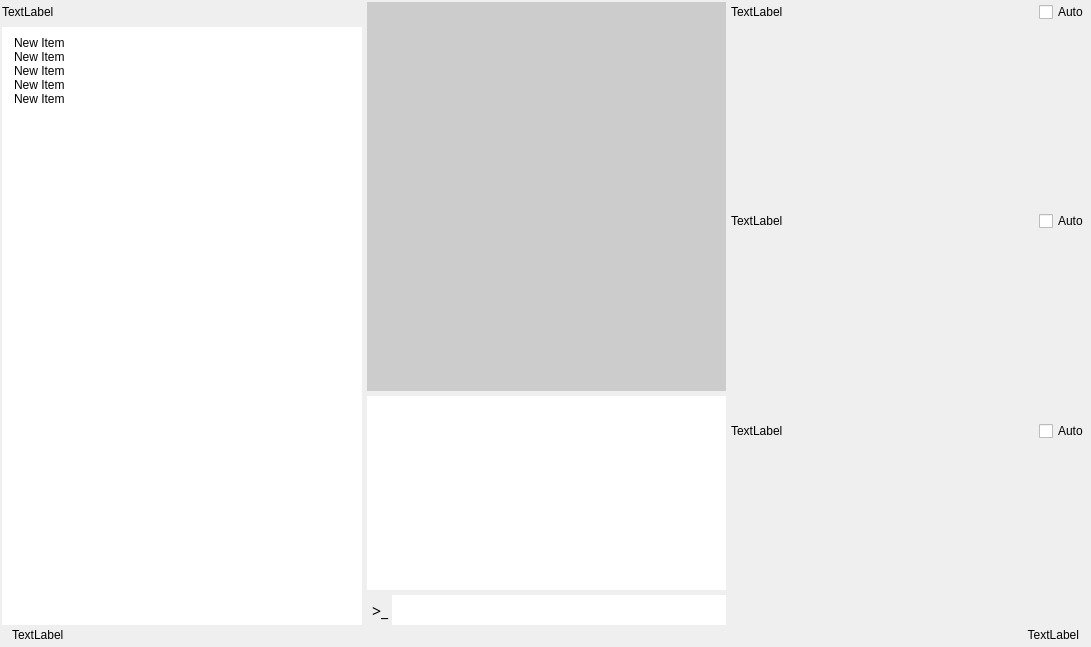
<?xml version="1.0" encoding="UTF-8"?>
<ui version="4.0">
 <class>MainWindow</class>
 <widget class="QMainWindow" name="MainWindow">
  <property name="geometry">
   <rect>
    <x>0</x>
    <y>0</y>
    <width>1091</width>
    <height>647</height>
   </rect>
  </property>
  <property name="windowTitle">
   <string>MainWindow</string>
  </property>
  <property name="styleSheet">
   <string notr="true"/>
  </property>
  <property name="animated">
   <bool>true</bool>
  </property>
  <widget class="QWidget" name="centralwidget">
   <layout class="QGridLayout" name="gridLayout">
    <property name="leftMargin">
     <number>2</number>
    </property>
    <property name="topMargin">
     <number>2</number>
    </property>
    <property name="rightMargin">
     <number>2</number>
    </property>
    <property name="bottomMargin">
     <number>2</number>
    </property>
    <property name="spacing">
     <number>0</number>
    </property>
    <item row="0" column="1">
     <layout class="QHBoxLayout" name="horizontalLayout_2" stretch="1,2,2">
      <property name="spacing">
       <number>5</number>
      </property>
      <item>
       <layout class="QVBoxLayout" name="verticalLayout">
        <property name="spacing">
         <number>5</number>
        </property>
        <property name="sizeConstraint">
         <enum>QLayout::SetMaximumSize</enum>
        </property>
        <item>
         <widget class="QLabel" name="gl_label">
          <property name="maximumSize">
           <size>
            <width>16777215</width>
            <height>20</height>
           </size>
          </property>
          <property name="text">
           <string>TextLabel</string>
          </property>
         </widget>
        </item>
        <item>
         <layout class="QGridLayout" name="gl_gridLayout"/>
        </item>
        <item>
         <widget class="QWidget" name="widget_2" native="true">
          <property name="minimumSize">
           <size>
            <width>360</width>
            <height>0</height>
           </size>
          </property>
          <property name="styleSheet">
           <string notr="true">background-color:#FFF;</string>
          </property>
          <layout class="QGridLayout" name="gridLayout_2">
           <item row="1" column="0">
            <widget class="QListWidget" name="listWidget">
             <property name="enabled">
              <bool>true</bool>
             </property>
             <property name="sizePolicy">
              <sizepolicy hsizetype="Preferred" vsizetype="Preferred">
               <horstretch>0</horstretch>
               <verstretch>0</verstretch>
              </sizepolicy>
             </property>
             <property name="minimumSize">
              <size>
               <width>0</width>
               <height>0</height>
              </size>
             </property>
             <property name="maximumSize">
              <size>
               <width>16777215</width>
               <height>16777215</height>
              </size>
             </property>
             <property name="font">
              <font>
               <weight>50</weight>
               <bold>false</bold>
              </font>
             </property>
             <property name="mouseTracking">
              <bool>false</bool>
             </property>
             <property name="accessibleDescription">
              <string/>
             </property>
             <property name="layoutDirection">
              <enum>Qt::LeftToRight</enum>
             </property>
             <property name="autoFillBackground">
              <bool>false</bool>
             </property>
             <property name="styleSheet">
              <string notr="true">border:none;</string>
             </property>
             <property name="autoScroll">
              <bool>false</bool>
             </property>
             <property name="isWrapping" stdset="0">
              <bool>false</bool>
             </property>
             <property name="spacing">
              <number>0</number>
             </property>
             <item>
              <property name="text">
               <string>New Item</string>
              </property>
             </item>
             <item>
              <property name="text">
               <string>New Item</string>
              </property>
             </item>
             <item>
              <property name="text">
               <string>New Item</string>
              </property>
             </item>
             <item>
              <property name="text">
               <string>New Item</string>
              </property>
             </item>
             <item>
              <property name="text">
               <string>New Item</string>
              </property>
             </item>
            </widget>
           </item>
          </layout>
         </widget>
        </item>
       </layout>
      </item>
      <item>
       <layout class="QVBoxLayout" name="verticalLayout_3" stretch="2,1,0">
        <property name="spacing">
         <number>5</number>
        </property>
        <item>
         <widget class="QWidget" name="widget" native="true">
          <property name="styleSheet">
           <string notr="true">background-color: #ccc;</string>
          </property>
         </widget>
        </item>
        <item>
         <widget class="QTextEdit" name="log_textEdit">
          <property name="sizePolicy">
           <sizepolicy hsizetype="Preferred" vsizetype="Preferred">
            <horstretch>0</horstretch>
            <verstretch>0</verstretch>
           </sizepolicy>
          </property>
          <property name="minimumSize">
           <size>
            <width>0</width>
            <height>0</height>
           </size>
          </property>
          <property name="styleSheet">
           <string notr="true">border:none;</string>
          </property>
          <property name="html">
           <string>&lt;!DOCTYPE HTML PUBLIC &quot;-//W3C//DTD HTML 4.0//EN&quot; &quot;http://www.w3.org/TR/REC-html40/strict.dtd&quot;&gt;
&lt;html&gt;&lt;head&gt;&lt;meta name=&quot;qrichtext&quot; content=&quot;1&quot; /&gt;&lt;style type=&quot;text/css&quot;&gt;
p, li { white-space: pre-wrap; }
&lt;/style&gt;&lt;/head&gt;&lt;body style=&quot; font-family:'PMingLiU'; font-size:9pt; font-weight:400; font-style:normal;&quot;&gt;
&lt;p style=&quot;-qt-paragraph-type:empty; margin-top:0px; margin-bottom:0px; margin-left:0px; margin-right:0px; -qt-block-indent:0; text-indent:0px;&quot;&gt;&lt;br /&gt;&lt;/p&gt;&lt;/body&gt;&lt;/html&gt;</string>
          </property>
         </widget>
        </item>
        <item>
         <layout class="QHBoxLayout" name="horizontalLayout_9">
          <property name="spacing">
           <number>2</number>
          </property>
          <property name="leftMargin">
           <number>5</number>
          </property>
          <item>
           <widget class="QLabel" name="label">
            <property name="font">
             <font>
              <family>0xProto Nerd Font Mono</family>
              <pointsize>12</pointsize>
              <weight>50</weight>
              <bold>false</bold>
              <underline>false</underline>
             </font>
            </property>
            <property name="text">
             <string>&gt;_</string>
            </property>
           </widget>
          </item>
          <item>
           <widget class="QLineEdit" name="lineEdit">
            <property name="sizePolicy">
             <sizepolicy hsizetype="Expanding" vsizetype="Maximum">
              <horstretch>0</horstretch>
              <verstretch>0</verstretch>
             </sizepolicy>
            </property>
            <property name="minimumSize">
             <size>
              <width>0</width>
              <height>30</height>
             </size>
            </property>
            <property name="styleSheet">
             <string notr="true">border:none;</string>
            </property>
           </widget>
          </item>
         </layout>
        </item>
       </layout>
      </item>
      <item>
       <layout class="QVBoxLayout" name="verticalLayout_4">
        <item>
         <widget class="QWidget" name="widget_7" native="true">
          <property name="minimumSize">
           <size>
            <width>0</width>
            <height>20</height>
           </size>
          </property>
          <property name="maximumSize">
           <size>
            <width>16777215</width>
            <height>20</height>
           </size>
          </property>
          <layout class="QHBoxLayout" name="horizontalLayout_5">
           <property name="spacing">
            <number>0</number>
           </property>
           <property name="leftMargin">
            <number>0</number>
           </property>
           <property name="topMargin">
            <number>0</number>
           </property>
           <property name="rightMargin">
            <number>0</number>
           </property>
           <property name="bottomMargin">
            <number>0</number>
           </property>
           <item>
            <widget class="QLabel" name="chart_label_1">
             <property name="sizePolicy">
              <sizepolicy hsizetype="Preferred" vsizetype="Maximum">
               <horstretch>0</horstretch>
               <verstretch>0</verstretch>
              </sizepolicy>
             </property>
             <property name="minimumSize">
              <size>
               <width>0</width>
               <height>20</height>
              </size>
             </property>
             <property name="text">
              <string>TextLabel</string>
             </property>
            </widget>
           </item>
           <item>
            <spacer name="horizontalSpacer_2">
             <property name="orientation">
              <enum>Qt::Horizontal</enum>
             </property>
             <property name="sizeHint" stdset="0">
              <size>
               <width>40</width>
               <height>20</height>
              </size>
             </property>
            </spacer>
           </item>
           <item>
            <widget class="QCheckBox" name="chart_checkBox_1">
             <property name="text">
              <string>Auto</string>
             </property>
            </widget>
           </item>
          </layout>
         </widget>
        </item>
        <item>
         <widget class="QWidget" name="chart_widget_1" native="true">
          <property name="sizePolicy">
           <sizepolicy hsizetype="Preferred" vsizetype="Preferred">
            <horstretch>0</horstretch>
            <verstretch>0</verstretch>
           </sizepolicy>
          </property>
          <property name="minimumSize">
           <size>
            <width>0</width>
            <height>100</height>
           </size>
          </property>
         </widget>
        </item>
        <item>
         <widget class="QWidget" name="widget_8" native="true">
          <property name="minimumSize">
           <size>
            <width>0</width>
            <height>20</height>
           </size>
          </property>
          <property name="maximumSize">
           <size>
            <width>16777215</width>
            <height>20</height>
           </size>
          </property>
          <layout class="QHBoxLayout" name="horizontalLayout_7">
           <property name="spacing">
            <number>0</number>
           </property>
           <property name="leftMargin">
            <number>0</number>
           </property>
           <property name="topMargin">
            <number>0</number>
           </property>
           <property name="rightMargin">
            <number>0</number>
           </property>
           <property name="bottomMargin">
            <number>0</number>
           </property>
           <item>
            <widget class="QLabel" name="chart_label_2">
             <property name="sizePolicy">
              <sizepolicy hsizetype="Preferred" vsizetype="Maximum">
               <horstretch>0</horstretch>
               <verstretch>0</verstretch>
              </sizepolicy>
             </property>
             <property name="minimumSize">
              <size>
               <width>0</width>
               <height>20</height>
              </size>
             </property>
             <property name="text">
              <string>TextLabel</string>
             </property>
            </widget>
           </item>
           <item>
            <spacer name="horizontalSpacer_4">
             <property name="orientation">
              <enum>Qt::Horizontal</enum>
             </property>
             <property name="sizeHint" stdset="0">
              <size>
               <width>40</width>
               <height>20</height>
              </size>
             </property>
            </spacer>
           </item>
           <item>
            <widget class="QCheckBox" name="chart_checkBox_2">
             <property name="text">
              <string>Auto</string>
             </property>
            </widget>
           </item>
          </layout>
         </widget>
        </item>
        <item>
         <widget class="QWidget" name="chart_widget_2" native="true"/>
        </item>
        <item>
         <widget class="QWidget" name="widget_9" native="true">
          <property name="minimumSize">
           <size>
            <width>0</width>
            <height>20</height>
           </size>
          </property>
          <property name="maximumSize">
           <size>
            <width>16777215</width>
            <height>20</height>
           </size>
          </property>
          <layout class="QHBoxLayout" name="horizontalLayout_8">
           <property name="spacing">
            <number>0</number>
           </property>
           <property name="leftMargin">
            <number>0</number>
           </property>
           <property name="topMargin">
            <number>0</number>
           </property>
           <property name="rightMargin">
            <number>0</number>
           </property>
           <property name="bottomMargin">
            <number>0</number>
           </property>
           <item>
            <widget class="QLabel" name="chart_label_3">
             <property name="sizePolicy">
              <sizepolicy hsizetype="Preferred" vsizetype="Maximum">
               <horstretch>0</horstretch>
               <verstretch>0</verstretch>
              </sizepolicy>
             </property>
             <property name="minimumSize">
              <size>
               <width>0</width>
               <height>20</height>
              </size>
             </property>
             <property name="text">
              <string>TextLabel</string>
             </property>
            </widget>
           </item>
           <item>
            <spacer name="horizontalSpacer_5">
             <property name="orientation">
              <enum>Qt::Horizontal</enum>
             </property>
             <property name="sizeHint" stdset="0">
              <size>
               <width>40</width>
               <height>20</height>
              </size>
             </property>
            </spacer>
           </item>
           <item>
            <widget class="QCheckBox" name="chart_checkBox_3">
             <property name="text">
              <string>Auto</string>
             </property>
            </widget>
           </item>
          </layout>
         </widget>
        </item>
        <item>
         <widget class="QWidget" name="chart_widget_3" native="true"/>
        </item>
       </layout>
      </item>
     </layout>
    </item>
    <item row="1" column="1">
     <widget class="QWidget" name="widget_3" native="true">
      <property name="sizePolicy">
       <sizepolicy hsizetype="Preferred" vsizetype="Preferred">
        <horstretch>0</horstretch>
        <verstretch>0</verstretch>
       </sizepolicy>
      </property>
      <property name="minimumSize">
       <size>
        <width>0</width>
        <height>20</height>
       </size>
      </property>
      <layout class="QHBoxLayout" name="horizontalLayout_4">
       <property name="leftMargin">
        <number>10</number>
       </property>
       <property name="topMargin">
        <number>0</number>
       </property>
       <property name="rightMargin">
        <number>10</number>
       </property>
       <property name="bottomMargin">
        <number>0</number>
       </property>
       <item>
        <widget class="QLabel" name="version_label">
         <property name="text">
          <string>TextLabel</string>
         </property>
        </widget>
       </item>
       <item>
        <spacer name="horizontalSpacer">
         <property name="orientation">
          <enum>Qt::Horizontal</enum>
         </property>
         <property name="sizeHint" stdset="0">
          <size>
           <width>934</width>
           <height>20</height>
          </size>
         </property>
        </spacer>
       </item>
       <item>
        <widget class="QLabel" name="serial_label">
         <property name="layoutDirection">
          <enum>Qt::RightToLeft</enum>
         </property>
         <property name="autoFillBackground">
          <bool>false</bool>
         </property>
         <property name="text">
          <string>TextLabel</string>
         </property>
         <property name="alignment">
          <set>Qt::AlignRight|Qt::AlignTrailing|Qt::AlignVCenter</set>
         </property>
        </widget>
       </item>
      </layout>
     </widget>
    </item>
   </layout>
  </widget>
 </widget>
 <resources/>
 <connections/>
</ui>
